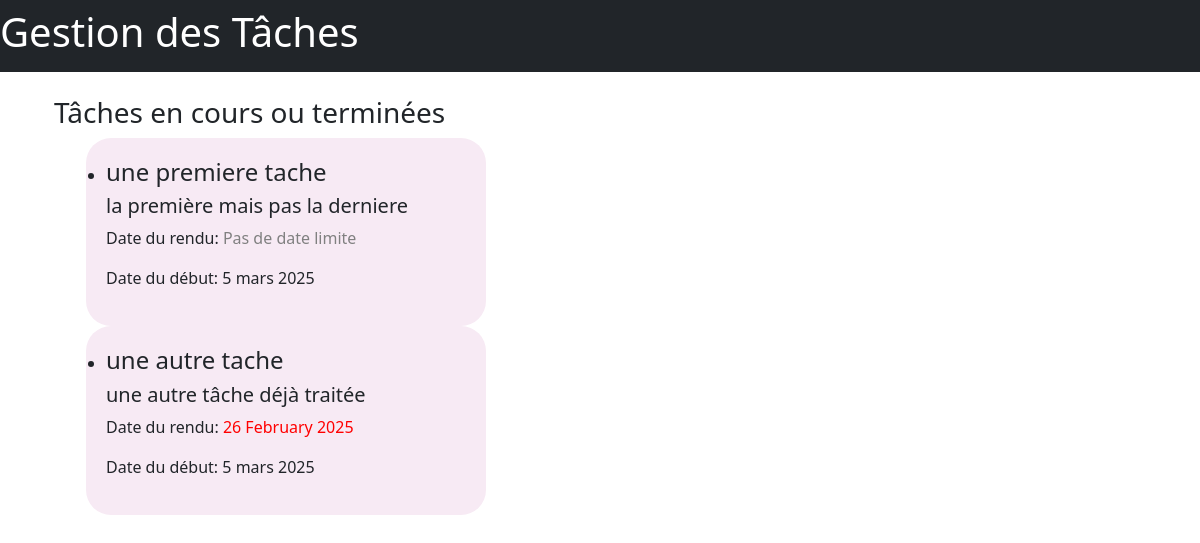
Screenshot of /lesTaches/listing with the database file from the repository.
### lesTaches/models.py (models this page shows, shortened)
class Task(models.Model):
    name = models.CharField(max_length=250)
    description = models.TextField()
    created_date = models.DateField(auto_now_add=True)
    closed = models.BooleanField(default=False)
    due_date = models.DateField(null=True)
    schedule_date = models.DateField(default=get_default_schedule_date)
    def colored_due_date(self):
            if not self.due_date:
                return format_html("<span style='color:gray'>Pas de date limite</span>")
            today = date.today()
            if self.due_date > today + timedelta(days=7):
                color = "green"
            elif today <= self.due_date <= today + timedelta(days=7):
                color = "orange"
            elif self.due_date < today:
                color = "red"
            else:
                color = "black"  # Cas par défaut
            due_date_str = self.due_date.strftime("%d %B %Y")
            return format_html("<span style='color:%s'>%s</span>" % (color, due_date_str))
    colored_due_date.short_description = "Date limite (colorée)"

### lesTaches/views.py (the view)
# urls.py: path('listing', views.task_listing,name="listing"),
def task_listing(request):
    tasks  =  Task.objects.all().order_by('due_date')
    return render(request,template_name='list.html',context={'tasks':tasks})

### lesTaches/templates/list.html (shortened to what this page needs)
{% extends "base.html" %}
        {% block content %}
        <h3>Tâches en cours ou terminées</h3>
            <ul>
            {% for  tache in tasks %}
            <div  class="rcorners">
            <li>
            <h4>
            {% if tache.closed %}
            <span class="closed">{{tache.name}}</span>
            {% else %}
            {{tache.name}}
            {% endif %}
            </h4>
            <h5>{{tache.description }} </h5>
            <p>
            Date du rendu: {{tache.colored_due_date}}
            </p>
            <p>
            Date du début: {{tache.schedule_date}}
            </p>
            </li>
            </div>
            {% endfor %}
            </ul>
        {% endblock %}

### lesTaches/templates/base.html (shortened to what this page needs)
<!doctype html>
{% load static %}
<html lang="fr">
<head>
    {% block styles %}
       <link rel="stylesheet" href="{% static 'css/style.css' %}">
       <link
href="https://cdn.jsdelivr.net/npm/bootstrap@5.3.0/dist/css/bootstrap.min.css"
rel="stylesheet">
    {% endblock %}
</head>
<body>
    {% block nav %}
    <nav class="navbar navbar-expand-md navbar-dark bg-dark mb-4">
      <h1 style="color : white"> Gestion des Tâches</h1>
    </nav>
    {% endblock %}
    <main role="main" class="container top-pushed">
        <div class="container">
            {% block content %}
            {% endblock %}
        </div>
    </main>
</body>
</html>

### static/css/style.css (style rules this page uses)
.rcorners { border-radius: 25px; background: #f7eaf4; padding: 20px; width: 400px; }

### rows the page displays
Task: name "une premiere tache", description "la première mais pas la derniere", colored_due_date "Pas de date limite", schedule_date "5 mars 2025"
Task: name "une autre tache", description "une autre tâche déjà traitée", colored_due_date "26 February 2025", schedule_date "5 mars 2025"
